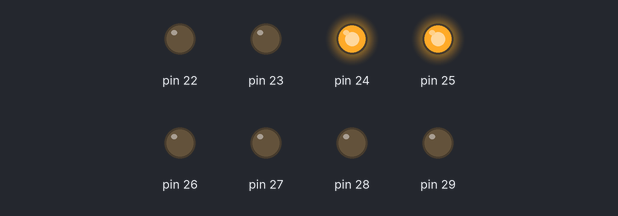
A sketch run on a simulated Arduino Mega 2560, built with avr-gcc and run on an emulated ATmega2560. On the bench: output pins drawn as LEDs (lit = HIGH).

Above: at 2.5 s.
At 8.0 s:
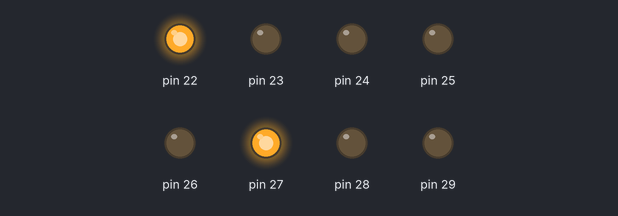
At 10.5 s:
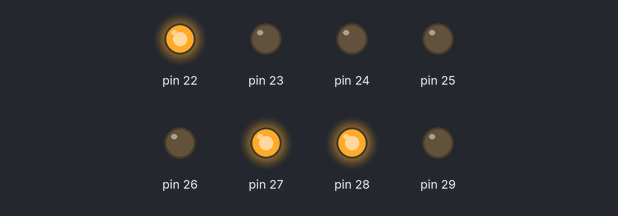
At 13.0 s:
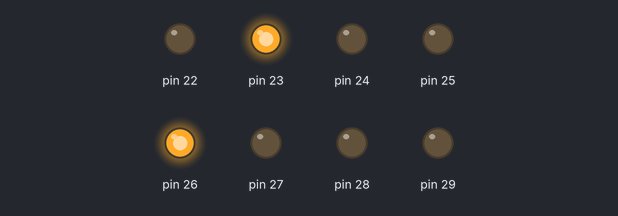
Timing chart, 0 to 18.2 s (numbered marks = the images above):
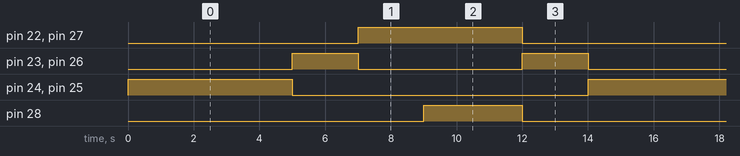

Measured:
- by itself, pin 22, pin 24, pin 25, pin 27: alternates HIGH for 5.0 s and LOW for 9.0 s
- by itself, pin 23, pin 26: alternates HIGH for 2.0 s and LOW for 5.0 s
- by itself, pin 28: alternates HIGH for 3.0 s and LOW for 11.0 s

The sketch:

TrafficLights_final.ino
```cpp
void setup() {
  // set up all the LEDs as OUTPUT
  DDRA=B11111111;
}

void loop() {

  PORTA |= (1 << 3);  //red
  PORTA |= (1 << 2);  //green
  delay(5000);  // wait 5 seconds
  //PORTA |= (1 << 3);  //red
  //PORTA |= (1 << 2);  //green
  //PORTA |= (1 << 6);  //green for right turning only
  //delay(3000);
  PORTA &= ~(1 << 3);
  PORTA &= ~(1 << 2);
  //PORTA &= ~(1 << 6);

  // turn the yellow LED on and the other LEDs off

  PORTA |= (1 << 4);  //both yellow
  PORTA |= (1 << 1);
  delay(2000);   // wait 2 seconds
  PORTA &= ~(1 << 4);
  PORTA &= ~(1 << 1);

  // turn the red LED on and the other LEDs off

  PORTA |= (1 << 5);  //green
  PORTA |= (1 << 0);  //red
  delay(2000);    // wait 5 seconds
  PORTA |= (1 << 5);  //green
  PORTA |= (1 << 0);  //red
  PORTA |= (1 << 6);  //green for right turning only
  delay(3000);
  PORTA &= ~(1 << 5);
  PORTA &= ~(1 << 0);
  PORTA &= ~(1 << 6);

  // turn the yellow LED on and the other LEDs off

  PORTA |= (1 << 4);  //both yellow
  PORTA |= (1 << 1);
  delay(2000);   // wait 2 seconds
  PORTA &= ~(1 << 4);
  PORTA &= ~(1 << 1);
}
```
